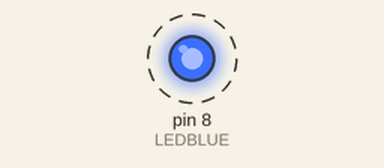
Simulated run of this sketch. Board: Arduino Uno, built with avr-gcc and run on an emulated ATmega328P. Shown: output pins drawn as LEDs (lit = HIGH). Dashed ring = blinking.

Above: at 0.5 s.
Timing chart, 0 to 4.6 s (numbered marks = the images above):
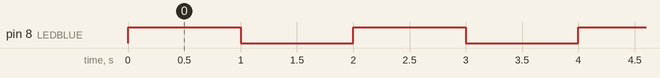

The sketch:

sketch_mar16a.ino
```cpp
int LEDBLUE=8;
int LEDGREEN=8;


void setup() {
pinMode(LEDBLUE,OUTPUT);
pinMode(LEDGREEN,OUTPUT);
// put your setup code here, to run once:

}


void loop() {

  digitalWrite(LEDBLUE,HIGH);
  delay(1000);
  digitalWrite(LEDBLUE,LOW);
  delay(1000);

 digitalWrite(LEDBLUE,HIGH);
  delay(1000);
  digitalWrite(LEDBLUE,LOW);
  delay(1000);

   digitalWrite(LEDBLUE,HIGH);
  delay(1000);
  digitalWrite(LEDBLUE,LOW);
  delay(1000);

   digitalWrite(LEDBLUE,HIGH);
  delay(1000);
  digitalWrite(LEDBLUE,LOW);
  delay(1000);

    digitalWrite(LEDBLUE,HIGH);
  delay(1000);
  digitalWrite(LEDBLUE,LOW);
  delay(1000);

digitalWrite(LEDGREEN,HIGH);
digitalWrite(LEDGREEN,LOW);

}

// put your main code here, to run repeatedly:
```

Measured:
- by itself, pin 8 (LEDBLUE): alternates HIGH for 1.0 s and LOW for 1.0 s
